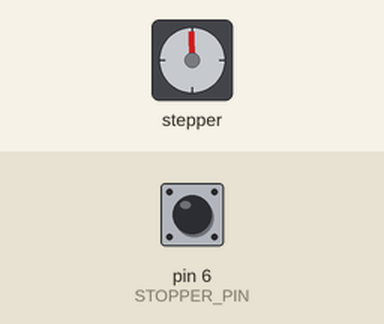
The sketch below on a simulated Arduino Uno, built with avr-gcc and run on an emulated ATmega328P. On the bench: stepper motor. The test bench sets the inputs (shaded band); at power-on: pin 6 (STOPPER_PIN) HIGH. Stepper angles assume 3200 steps per turn.

Above: at 0.15 s.
At 1.2 s:
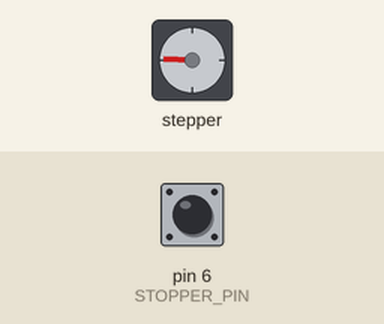
1.3 s: pin 6 (STOPPER_PIN) pulled LOW for 0.15 s
At 3.2 s:
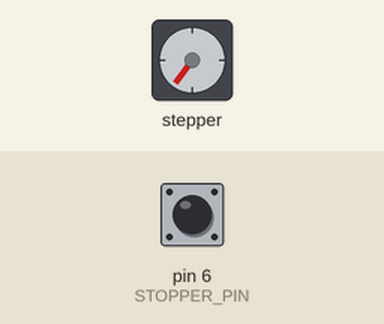
Timing chart, 0 to 4.7 s (numbered marks = the images above; inputs shaded):
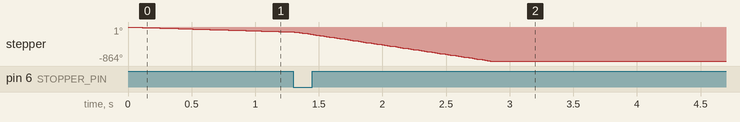

The sketch:

stepperdriver_test01.ino
```cpp
#include <Arduino.h>
#include "DRV8825.h"

// using a 400-step motor
#define MOTOR_STEPS 400

// microstepping is not supported by this motor
#define MICROSTEPS 8

#define MOTOR_ACCEL 100
#define MOTOR_DECEL 200

// configure the pins connected
#define DIR 10
#define STEP 9

#define MODE0 13
#define MODE1 12
#define MODE2 11

#define STOPPER_PIN 6

#define RPM 20

//DRV8825 stepper(MOTOR_STEPS, DIR, STEP);
DRV8825 stepper(MOTOR_STEPS, DIR, STEP, MODE0, MODE1, MODE2);

void setup() {
    // Configure stopper pin to read HIGH unless grounded
    pinMode(STOPPER_PIN, INPUT_PULLUP);

    stepper.begin(RPM, MICROSTEPS);
    stepper.enable();

    stepper.startMove(100 * MOTOR_STEPS * MICROSTEPS);
}

void loop() {
    // first, check if stopper was hit
    if (digitalRead(STOPPER_PIN) == LOW){

        int rpm = stepper.getRPM();

        stepper.setRPM(rpm + 10);
        //stepper.stop();

        // stepper.startBrake();
    }

    // motor control loop - send pulse and return how long to wait until next pulse
    unsigned wait_time_micros = stepper.nextAction();

    // 0 wait time indicates the motor has stopped
    if (wait_time_micros <= 0) {
        stepper.disable();       // comment out to keep motor powered
        delay(3600000);
    }

    // (optional) execute other code if we have enough time
    if (wait_time_micros > 100){
        // other code here
    }
}
```
